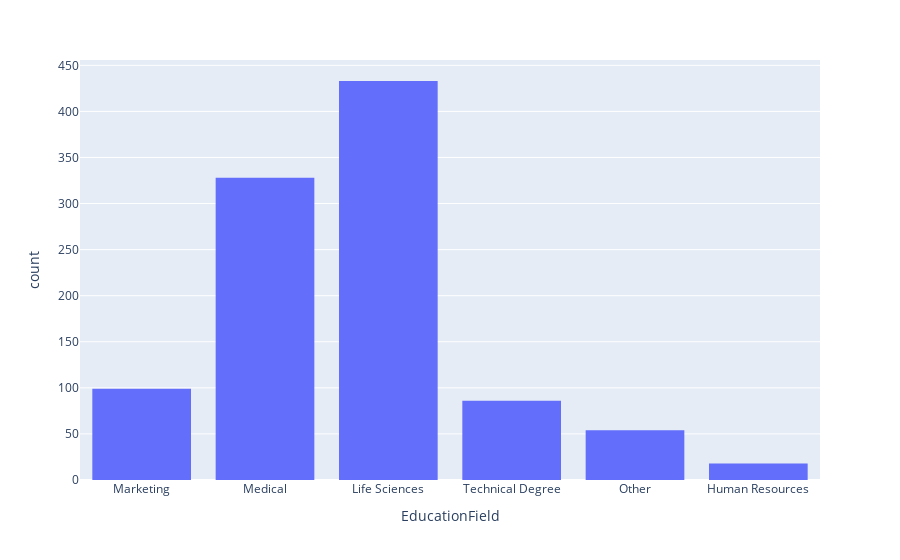

The cell this chart's notebook holds for it:
### Code cell
fig = px.histogram(attrition, x="EducationField")
fig.show()

### Figure 1 — Plotly figure (JSON) as saved in the notebook; plotly's stock layout.template omitted (floating-point values rounded to 4 significant figures; data arrays with more than 128 entries replaced by an {"elided": "..."} marker saying what was removed)
{"data": [{"alignmentgroup": "True", "bingroup": "x", "hovertemplate": "EducationField=%{x}<br>count=%{y}<extra></extra>", "legendgroup": "", "marker": {"color": "#636efa"}, "name": "", "offsetgroup": "", "orientation": "v", "showlegend": false, "type": "histogram", "x": {"elided": "1018 str values"}, "xaxis": "x", "yaxis": "y"}], "layout": {"barmode": "relative", "legend": {"tracegroupgap": 0}, "margin": {"t": 60}, "xaxis": {"anchor": "y", "domain": [0, 1], "title": {"text": "EducationField"}}, "yaxis": {"anchor": "x", "domain": [0, 1], "title": {"text": "count"}}}}
